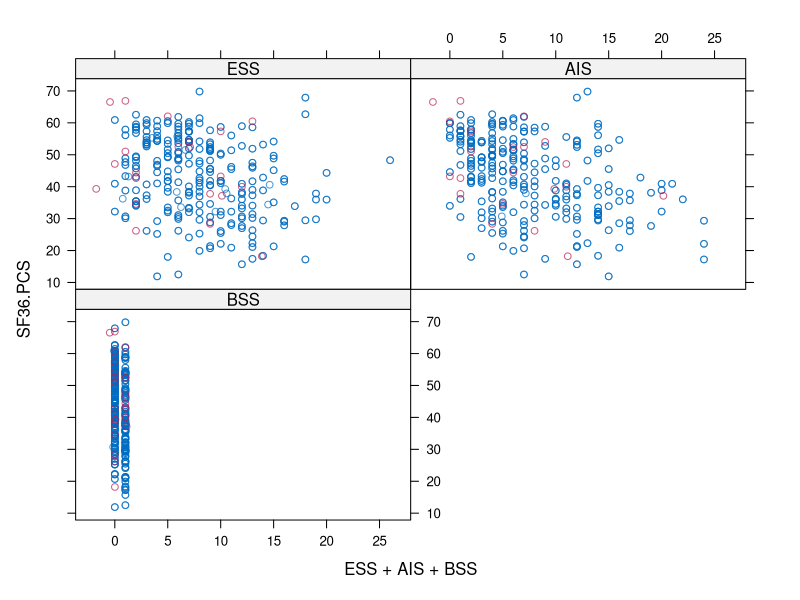
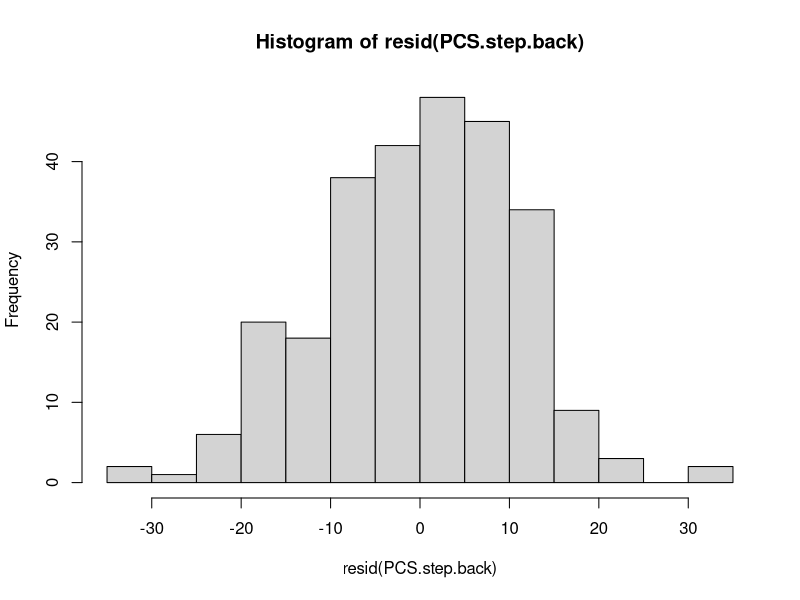
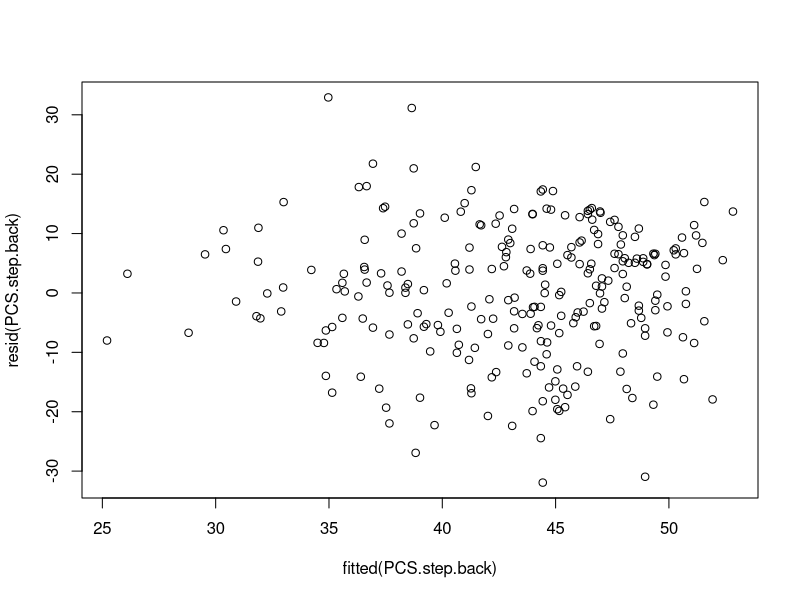
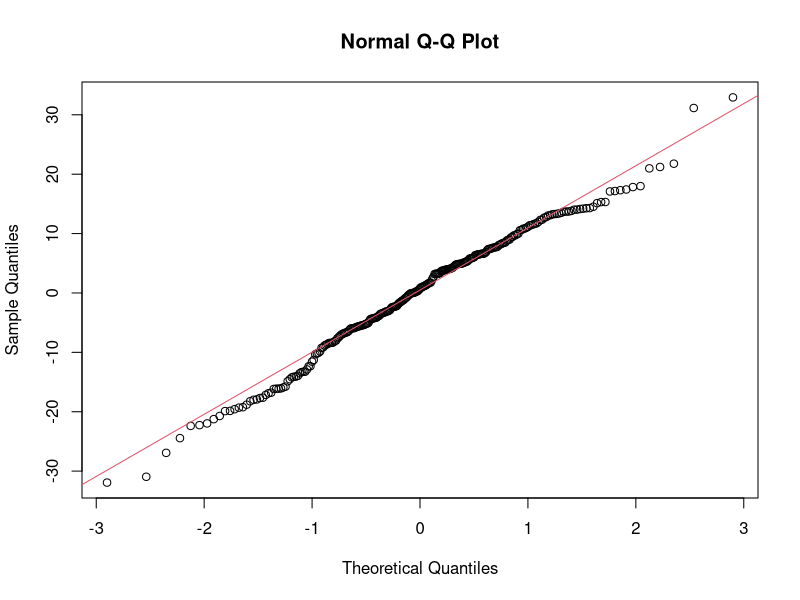
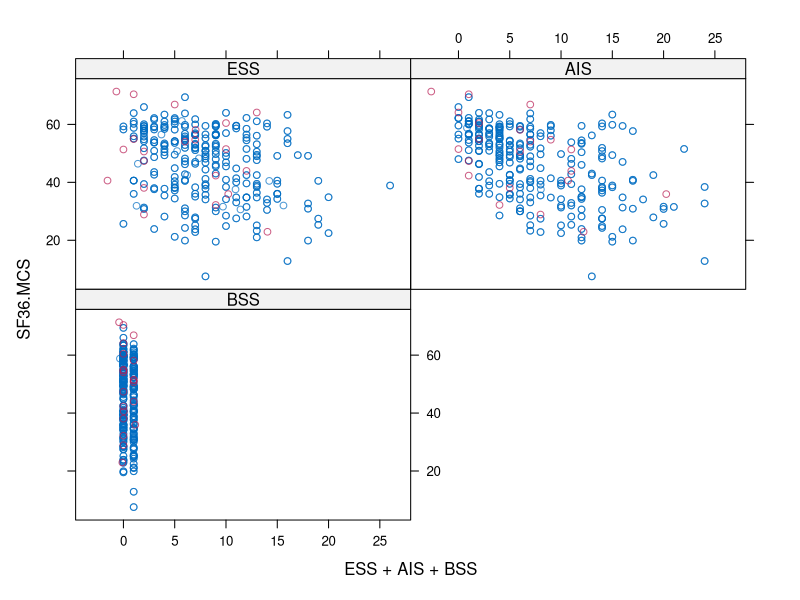
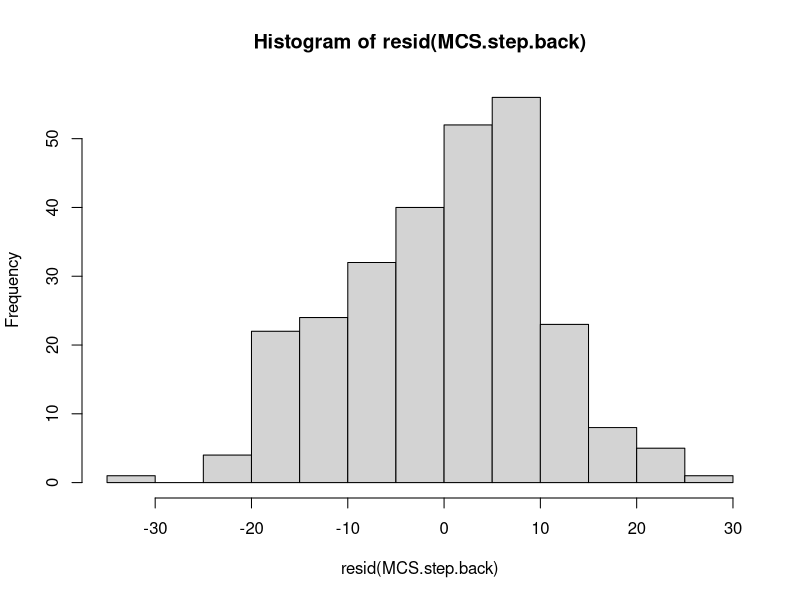
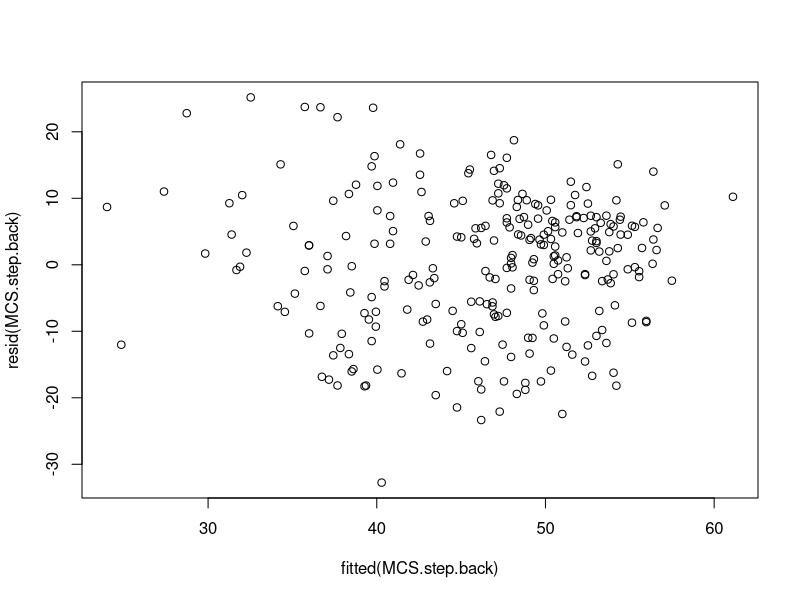
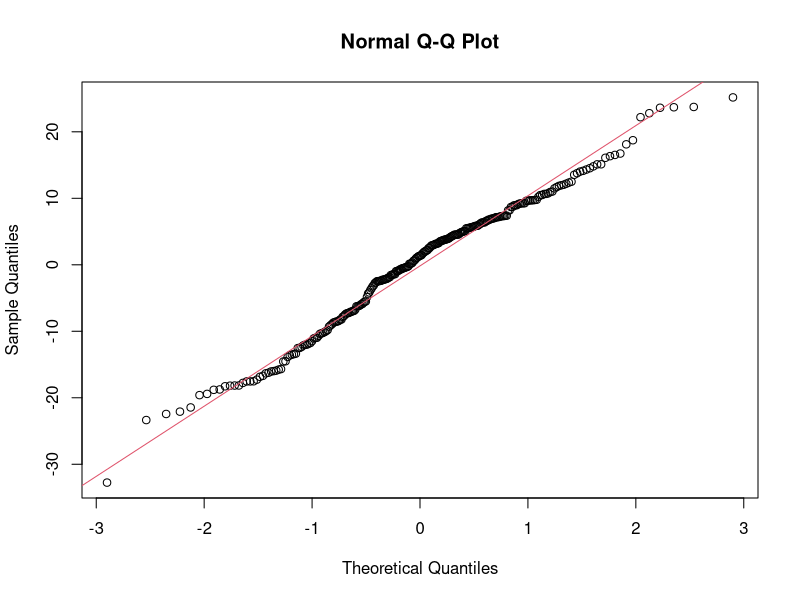

These charts were generated, in order, by the following R code:
### Data cleaning
library(tidyr)
library(dplyr)
library(car)
library(MASS)
library(mice)


# Loading data set
dat <- read.csv("project_data.csv")
summary(dat)
dim(dat) #268 rows

#Sub-setting data frame for the variables we are looking into
dat <- dat[c("Age", "Gender", "BMI","Time.from.transplant","Liver.Diagnosis", "Recurrence.of.disease",
             "Rejection.graft.dysfunction", "Any.fibrosis", "Renal.Failure", "Depression","Corticoid",
             "Epworth.Sleepiness.Scale", "Athens.Insomnia.Scale", "Berlin.Sleepiness.Scale",
             "Pittsburgh.Sleep.Quality.Index.Score", "SF36.PCS", "SF36.MCS")]

# Renaming variables and counting the NA values 
# PSGQ NA: 85 <- more than 30% of data is missing (NA > 80), can remove entire variable
# AIS NA: 6
# ESS NA: 17
# BSS NA: 6
apply(is.na(dat),2,sum)

# Removing Pittsburgh.Sleep.Quality.Index.Score due to <30% NA values
dat2 <- dat[c("Age", "Gender", "BMI","Time.from.transplant","Liver.Diagnosis", "Recurrence.of.disease",
              "Rejection.graft.dysfunction", "Any.fibrosis", "Renal.Failure", "Depression","Corticoid",
              "Epworth.Sleepiness.Scale", "Athens.Insomnia.Scale", "Berlin.Sleepiness.Scale",
              "SF36.PCS", "SF36.MCS")]

# Renaming predictors
dat2 <- dat2 %>% 
  rename(ESS = Epworth.Sleepiness.Scale, 
         AIS = Athens.Insomnia.Scale, BSS = Berlin.Sleepiness.Scale) 




# Changing Variables to a appropriate type - BSS is logical
dat2$BSS <- as.logical(dat2$BSS)
dat2$SF36.PCS <- as.numeric(dat2$SF36.PCS)
dat2$SF36.MCS <- as.numeric(dat2$SF36.MCS)
dat2$ESS <- as.numeric(dat2$ESS)
dat2$AIS <- as.numeric(dat2$AIS)


#Checking the how the missing values relate to the other variables - all cases are MAR
data_missing_ESS <- dat2 %>%
  filter(is.na(ESS))
View(data_missing_ESS)

data_missing_AIS <- dat2 %>%
  filter(is.na(AIS))
View(data_missing_AIS)

data_missing_BSS <- dat2 %>%
  filter(is.na(BSS))
View(data_missing_BSS)


########################################################

# Q2: Building a multiple linear regression
# Tentative Predictors: Sleep quality (all 4 measurements)
# Response: MCS and PCS.


# IMPUTATIONS FOR MISSING VALUES in PCS 

# stochastic regression -> added some noise
data.lim.PCS <- dat2[, c("SF36.PCS", "ESS", "AIS","BSS")]
imp <- mice(data.lim.PCS, method = "norm.nob", seed = 11,
            m = 1, print = FALSE)
xyplot(imp, SF36.PCS ~ ESS + AIS + BSS) 

#Complete function extracts the imputed data 
imputed.dataframe <- complete(imp)
imputed.dataframe <- as.data.frame(imputed.dataframe)
dim(imputed.dataframe)
dim(dat2)

# Making sure imputed points of BSS are either 1 or 0 and AIS and ESS dont have negative inputs
imputed.dataframe <- imputed.dataframe %>%
  mutate(BSS = ifelse(BSS > 1, 1, 0)) 

imputed.dataframe$AIS[imputed.dataframe$AIS < 0] <- 0 
imputed.dataframe$ESS[imputed.dataframe$ESS < 0] <-0




# Changing Variables to a appropriate type - BSS is logical
imputed.dataframe$BSS <- as.logical(imputed.dataframe$BSS)
imputed.dataframe$SF36.PCS <- as.numeric(imputed.dataframe$SF36.PCS)
imputed.dataframe$ESS <- as.numeric(imputed.dataframe$ESS)
imputed.dataframe$AIS <- as.numeric(imputed.dataframe$AIS)



# Running the model with imputed dataframe (full model)
PCS <- lm(SF36.PCS ~ ESS + AIS + BSS, data = imputed.dataframe)
summary(PCS)

# VIF to check for colinearity - no colinearity of concern, all below 5
vif(PCS)

# Null model with 0 predictors
PCS_null <- lm(SF36.PCS ~ 1, data = imputed.dataframe)


# STEPWISE BACKWARD AIC for PCS
PCS.step.back <- stepAIC(PCS,trace = T, direction = "backward", scope = list(upper=PCS, lower=PCS_null))
summary(PCS.step.back) #  model without BSS is the best fit

#Confidence interval for PCS
round(confint(PCS.step.back), 2)


# VIF to check for co linearity again
vif(PCS.step.back)

#Graphs for linear regression
hist(resid(PCS.step.back))

plot(fitted(PCS.step.back),resid(PCS.step.back))

qqnorm(resid(PCS.step.back))
qqline(resid(PCS.step.back), col=2)

cor(imputed.dataframe)

#######


####### Mental health ########

# stochastic regression -> added some noise
data.lim.MCS <- dat2[, c("SF36.MCS", "ESS", "AIS","BSS")]
imp_MCS <- mice(data.lim.MCS, method = "norm.nob", seed = 11,
            m = 1, print = FALSE)
xyplot(imp_MCS, SF36.MCS ~ ESS + AIS + BSS) 

#Complete function extracts the imputed data 
imputed.dataframe.MCS <- complete(imp_MCS)
imputed.dataframe.MCS <- as.data.frame(imputed.dataframe.MCS)
dim(imputed.dataframe.MCS)
dim(dat2)

# Making sure imputed points of BSS are either 1 or 0 and AIS and ESS dont have negative inputs
imputed.dataframe <- imputed.dataframe %>%
  mutate(BSS = ifelse(BSS > 1, 1, 0)) 

imputed.dataframe$AIS[imputed.dataframe$AIS < 0] <- 0 
imputed.dataframe$ESS[imputed.dataframe$ESS < 0] <-0


# Changing Variables to a appropriate type - BSS is logical
imputed.dataframe.MCS$BSS <- as.logical(imputed.dataframe.MCS$BSS)
imputed.dataframe.MCS$SF36.MCS <- as.numeric(imputed.dataframe.MCS$SF36.MCS)
imputed.dataframe.MCS$ESS <- as.numeric(imputed.dataframe.MCS$ESS)
imputed.dataframe.MCS$AIS <- as.numeric(imputed.dataframe.MCS$AIS)


# Running the model with imputed dataframe
MCS <- lm(SF36.MCS ~ ESS + AIS + BSS, data = imputed.dataframe.MCS)
summary(MCS)

# VIF to check for colinearity - all values below 5
vif(MCS)

# Null model with 0 predictors
MCS_null <- lm(SF36.MCS ~ 1, data = imputed.dataframe.MCS)


# STEPWISE BACKWARD AIC for MCS
MCS.step.back <- stepAIC(MCS,trace = T, direction = "backward", scope = list(upper=MCS, lower=MCS_null))
summary(MCS.step.back) #  model without BSS is the best fit

# Including confidence intervals 
round(confint(MCS.step.back), 2)

# VIF to check for colinearity
vif(MCS.step.back)

#Graphs for linear regression
hist(resid(MCS.step.back))
plot(fitted(MCS.step.back),resid(MCS.step.back))

qqnorm(resid(MCS.step.back))
qqline(resid(MCS.step.back), col=2)

cor(imputed.dataframe.MCS)

####################################################
# Added variable plots for models SF36.PCS and SF36.MCS

#PCS plots
avPlots(PCS.step.back, layout = c(1,2), main = "Relationship of Physical health and Sleep disturbance"
        , id = FALSE, xlim=c(0,26), xaxs = "i", )



#MCS plots
avPlots(MCS.step.back, main = "Relationship of Mental health and Sleep disturbance", 
        id = FALSE, xlim=c(0,26), xaxs = "i")
